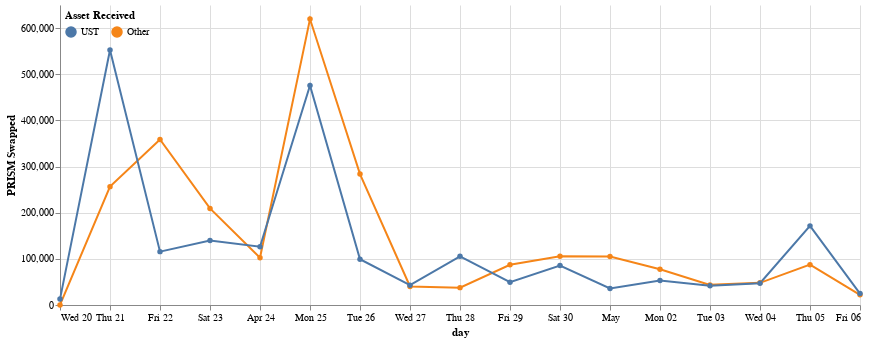

This figure's notebook cell:
### Code cell
time_duration_chart = alt.Chart(df).mark_line(point = True).encode(
    x=alt.X('day:T'),
    y=alt.X('PRISM Swapped:Q'),
    color=alt.Color('Asset Received:N', 
                sort=['UST','Other'],
                legend=alt.Legend(
                            orient='none',
                            padding=5,
                            legendY=0,
                            direction='horizontal')),
                tooltip=[alt.Tooltip('day:T', format='%Y-%m-%d %H:%M'),'PRISM Swapped:Q','Asset Received:N']
).properties(width=800).configure_view(strokeOpacity=0)
time_duration_chart

### Figure 1 — Vega-Lite specification as saved in the notebook (floating-point values rounded to 4 significant figures)
{"config": {"view": {"continuousWidth": 400, "continuousHeight": 300, "strokeOpacity": 0}}, "data": {"name": "data-3e01e1b416864dfbf109c3d45388aabe"}, "mark": {"type": "line", "point": true}, "encoding": {"color": {"field": "Asset Received", "legend": {"direction": "horizontal", "legendY": 0, "orient": "none", "padding": 5}, "sort": ["UST", "Other"], "type": "nominal"}, "tooltip": [{"field": "day", "format": "%Y-%m-%d %H:%M", "type": "temporal"}, {"field": "PRISM Swapped", "type": "quantitative"}, {"field": "Asset Received", "type": "nominal"}], "x": {"field": "day", "type": "temporal"}, "y": {"field": "PRISM Swapped", "type": "quantitative"}}, "width": 800, "$schema": "https://vega.github.io/schema/vega-lite/v4.17.0.json", "datasets": {"data-3e01e1b416864dfbf109c3d45388aabe": [{"day": "2022-04-20", "Asset Received": "Other", "PRISM Swapped": 120.4}, {"day": "2022-04-20", "Asset Received": "UST", "PRISM Swapped": 12810.0}, {"day": "2022-04-21", "Asset Received": "Other", "PRISM Swapped": 256500.0}, {"day": "2022-04-21", "Asset Received": "UST", "PRISM Swapped": 552600.0}, {"day": "2022-04-22", "Asset Received": "Other", "PRISM Swapped": 358500.0}, {"day": "2022-04-22", "Asset Received": "UST", "PRISM Swapped": 115600.0}, {"day": "2022-04-23", "Asset Received": "Other", "PRISM Swapped": 209300.0}, {"day": "2022-04-23", "Asset Received": "UST", "PRISM Swapped": 139600.0}, {"day": "2022-04-24", "Asset Received": "Other", "PRISM Swapped": 102500.0}, {"day": "2022-04-24", "Asset Received": "UST", "PRISM Swapped": 126200.0}, {"day": "2022-04-25", "Asset Received": "Other", "PRISM Swapped": 619500.0}, {"day": "2022-04-25", "Asset Received": "UST", "PRISM Swapped": 475600.0}, {"day": "2022-04-26", "Asset Received": "Other", "PRISM Swapped": 283700.0}, {"day": "2022-04-26", "Asset Received": "UST", "PRISM Swapped": 99150.0}, {"day": "2022-04-27", "Asset Received": "Other", "PRISM Swapped": 40190.0}, {"day": "2022-04-27", "Asset Received": "UST", "PRISM Swapped": 42850.0}, {"day": "2022-04-28", "Asset Received": "Other", "PRISM Swapped": 37630.0}, {"day": "2022-04-28", "Asset Received": "UST", "PRISM Swapped": 105400.0}, {"day": "2022-04-29", "Asset Received": "Other", "PRISM Swapped": 87030.0}, {"day": "2022-04-29", "Asset Received": "UST", "PRISM Swapped": 49500.0}, {"day": "2022-04-30", "Asset Received": "Other", "PRISM Swapped": 105700.0}, {"day": "2022-04-30", "Asset Received": "UST", "PRISM Swapped": 85630.0}, {"day": "2022-05-01", "Asset Received": "Other", "PRISM Swapped": 104900.0}, {"day": "2022-05-01", "Asset Received": "UST", "PRISM Swapped": 35860.0}, {"day": "2022-05-02", "Asset Received": "Other", "PRISM Swapped": 77570.0}, {"day": "2022-05-02", "Asset Received": "UST", "PRISM Swapped": 52850.0}, {"day": "2022-05-03", "Asset Received": "Other", "PRISM Swapped": 43610.0}, {"day": "2022-05-03", "Asset Received": "UST", "PRISM Swapped": 41940.0}, {"day": "2022-05-04", "Asset Received": "Other", "PRISM Swapped": 48030.0}, {"day": "2022-05-04", "Asset Received": "UST", "PRISM Swapped": 47210.0}, {"day": "2022-05-05", "Asset Received": "Other", "PRISM Swapped": 87440.0}, {"day": "2022-05-05", "Asset Received": "UST", "PRISM Swapped": 171500.0}, {"day": "2022-05-06", "Asset Received": "Other", "PRISM Swapped": 22040.0}, {"day": "2022-05-06", "Asset Received": "UST", "PRISM Swapped": 24780.0}]}}
